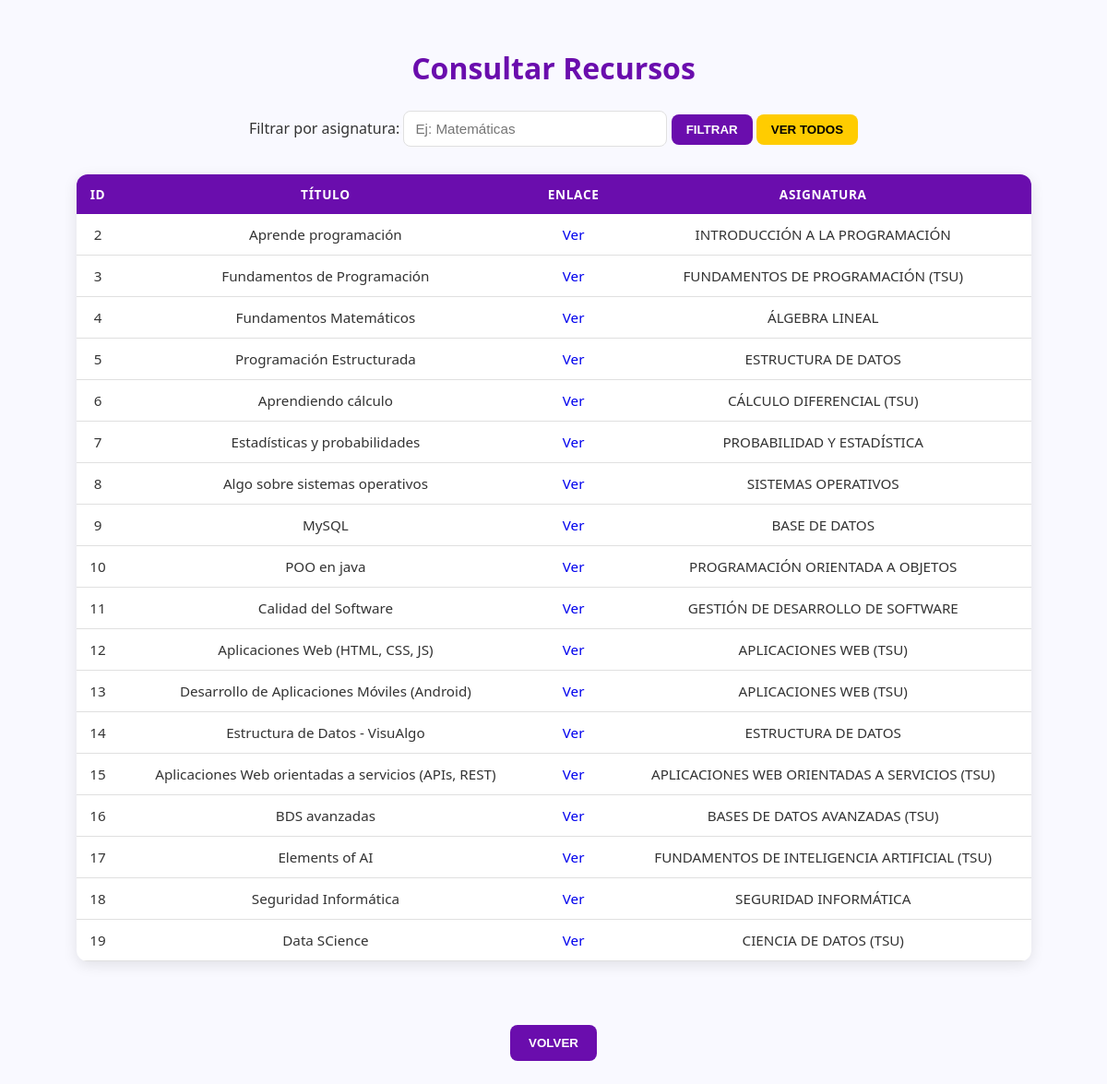
The page /index.php?action=consultarRecursos (signed in) on the database its author committed.
### tables this page shows
CREATE TABLE `recurso` (
  `id_recurso` int(11) NOT NULL AUTO_INCREMENT,
  `titulo` varchar(100) NOT NULL,
  `enlace` varchar(150) DEFAULT NULL,
  `asignatura` varchar(50) DEFAULT NULL,
  `id_asignatura` int(11) DEFAULT NULL,
  PRIMARY KEY (`id_recurso`),
  KEY `fk_recurso_asignatura` (`id_asignatura`),
  CONSTRAINT `fk_recurso_asignatura` FOREIGN KEY (`id_asignatura`) REFERENCES `asignatura` (`id_asignatura`)
);

CREATE TABLE `asignatura` (
  `id_asignatura` int(11) NOT NULL AUTO_INCREMENT,
  `nombre` varchar(100) NOT NULL,
  PRIMARY KEY (`id_asignatura`),
  UNIQUE KEY `nombre` (`nombre`)
);

### app/controllers/RecursosController.php (called while the page is built, shortened)
<?php
    include_once "app/models/RecursosModel.php";
    class RecursosController {
        private $model;
        public function __construct($connection) {
            $this->model = new RecursosModel($connection);
        }
        public function consultarRecursos() {
            $asignatura = $_GET['asignatura'] ?? null;
            $recursos = $this->model->consultarRecursos($asignatura);
            include_once "app/views/consultar_recursos.php";
        }
}
?>

### app/models/RecursosModel.php (called while the page is built, shortened)
<?php
    class RecursosModel {
        private $connection;
        public function __construct($connection) {
            $this->connection = $connection;
        }
        public function consultarRecursos($asignatura = null) {
            $sql = "SELECT r.id_recurso, r.titulo, r.enlace, a.nombre AS asignatura
                    FROM recurso r
                    INNER JOIN asignatura a ON r.id_asignatura = a.id_asignatura";
            if ($asignatura) {
                $sql .= " WHERE a.nombre LIKE ?";
                $stmt = $this->connection->prepare($sql);
                $like = "%" . $asignatura . "%";
                $stmt->bind_param("s", $like);
                $stmt->execute();
                return $stmt->get_result();
            } else {
                return $this->connection->query($sql);
            }
        }
}

### app/views/consultar_recursos.php (the view, shortened to what this page needs)
<?php
$rol = $_SESSION['rol_usuario'];
?>
<!DOCTYPE html>
<html lang="es">
<head>
    <link rel="stylesheet" href="public/css/consultar_recursos.css">
</head>
<body class="consultar-recursos">
<h2>Consultar Recursos</h2>
<form method="GET" action="">
    <label>Filtrar por asignatura:</label>
    <input type="text" name="asignatura" value="<?php echo $_GET['asignatura'] ?? ''; ?>" placeholder="Ej: Matemáticas">
    <button type="submit">Filtrar</button>
    <a href="index.php?action=consultarRecursos"><button type="button">Ver todos</button></a>
</form>
<table>
    <thead>
        <tr>
            <th>ID</th>
            <th>Título</th>
            <th>Enlace</th>
            <th>Asignatura</th>
        </tr>
    </thead>
   <tbody>
    <?php while ($r = $recursos->fetch_assoc()) { ?>
        <tr>
            <td><?php echo $r['id_recurso']; ?></td>
            <td><?php echo $r['titulo']; ?></td>
            <td><a href="<?php echo $r['enlace']; ?>" target="_blank">Ver</a></td>
            <td><?php echo $r['asignatura']; ?></td>
        </tr>
    <?php } ?>
</tbody>
</table>
<br><br>
<?php if ($rol === 'Profesor') { ?>
    <a href="index.php?action=panelProfesor">
        <button class="volver-btn">Volver</button>
    </a>
<?php } elseif ($rol === 'Tutor') { ?>
    <a href="index.php?action=panelTutor">
        <button class="volver-btn">Volver</button>
    </a>
<?php } else { ?>
    <a href="index.php?action=panelAsesorado">
        <button class="volver-btn">Volver</button>
    </a>
<?php } ?>
</body>
</html>

### public/css/consultar_recursos.css (style rules this page uses)
:root { --primary-color: #6a0dad; --primary-hover: #8b1cf0; --background-light: #f9f9ff; --container-bg: #ffffff; --border-light: #e0e0e0; --text-color: #333; --danger: #e53935; --danger-hover: #ff4d4d; --warning: #ffcc00; --warning-hover: #ffd633; }
body { font-family: 'Segoe UI', Tahoma, Geneva, Verdana, sans-serif; background-color: var(--background-light); text-align: center; margin: 0; padding: 25px; color: var(--text-color); }
h2 { color: var(--primary-color); margin-bottom: 25px; font-size: 2em; }
form { margin-bottom: 30px; }
input[type="text"] { padding: 10px 12px; width: 260px; border: 1px solid var(--border-light); border-radius: 8px; font-size: 0.95em; transition: border-color 0.3s ease; }
button { background-color: var(--primary-color); color: white; border: none; padding: 9px 16px; border-radius: 8px; cursor: pointer; transition: 0.3s ease; font-weight: bold; text-transform: uppercase; }
a button { background-color: var(--warning); color: black; }
table { width: 90%; margin: 0 auto; border-collapse: collapse; background-color: var(--container-bg); border-radius: 12px; overflow: hidden; box-shadow: 0 4px 15px rgba(0,0,0,0.1); }
th { background-color: var(--primary-color); color: white; padding: 12px; text-transform: uppercase; font-size: 0.85em; letter-spacing: 0.05em; }
td { padding: 12px; border-bottom: 1px solid var(--border-light); font-size: 0.95em; }
.volver-btn { background-color: var(--primary-color); color: white; padding: 12px 20px; border-radius: 8px; margin-top: 25px; }
a { text-decoration: none; }

### rows shown on the page
recurso: id_recurso "2", titulo "Aprende programación", id_asignatura.nombre "INTRODUCCIÓN A LA PROGRAMACIÓN"
recurso: id_recurso "3", titulo "Fundamentos de Programación", id_asignatura.nombre "FUNDAMENTOS DE PROGRAMACIÓN (TSU)"
recurso: id_recurso "4", titulo "Fundamentos Matemáticos", id_asignatura.nombre "ÁLGEBRA LINEAL"
recurso: id_recurso "5", titulo "Programación Estructurada", id_asignatura.nombre "ESTRUCTURA DE DATOS"
recurso: id_recurso "6", titulo "Aprendiendo cálculo", id_asignatura.nombre "CÁLCULO DIFERENCIAL (TSU)"
recurso: id_recurso "7", titulo "Estadísticas y probabilidades", id_asignatura.nombre "PROBABILIDAD Y ESTADÍSTICA"
recurso: id_recurso "8", titulo "Algo sobre sistemas operativos", id_asignatura.nombre "SISTEMAS OPERATIVOS"
recurso: id_recurso "9", titulo "MySQL", id_asignatura.nombre "BASE DE DATOS"
recurso: id_recurso "10", titulo "POO en java", id_asignatura.nombre "PROGRAMACIÓN ORIENTADA A OBJETOS"
recurso: id_recurso "11", titulo "Calidad del Software", id_asignatura.nombre "GESTIÓN DE DESARROLLO DE SOFTWARE"
recurso: id_recurso "12", titulo "Aplicaciones Web (HTML, CSS, JS)", id_asignatura.nombre "APLICACIONES WEB (TSU)"
recurso: id_recurso "13", titulo "Desarrollo de Aplicaciones Móviles (Android)", id_asignatura.nombre "APLICACIONES WEB (TSU)"
recurso: id_recurso "14", titulo "Estructura de Datos - VisuAlgo", id_asignatura.nombre "ESTRUCTURA DE DATOS"
recurso: id_recurso "15", titulo "Aplicaciones Web orientadas a servicios (APIs, REST)", id_asignatura.nombre "APLICACIONES WEB ORIENTADAS A SERVICIOS (TSU)"
recurso: id_recurso "16", titulo "BDS avanzadas", id_asignatura.nombre "BASES DE DATOS AVANZADAS (TSU)"
recurso: id_recurso "17", titulo "Elements of AI", id_asignatura.nombre "FUNDAMENTOS DE INTELIGENCIA ARTIFICIAL (TSU)"
recurso: id_recurso "18", titulo "Seguridad Informática", id_asignatura.nombre "SEGURIDAD INFORMÁTICA"
recurso: id_recurso "19", titulo "Data SCience", id_asignatura.nombre "CIENCIA DE DATOS (TSU)"
